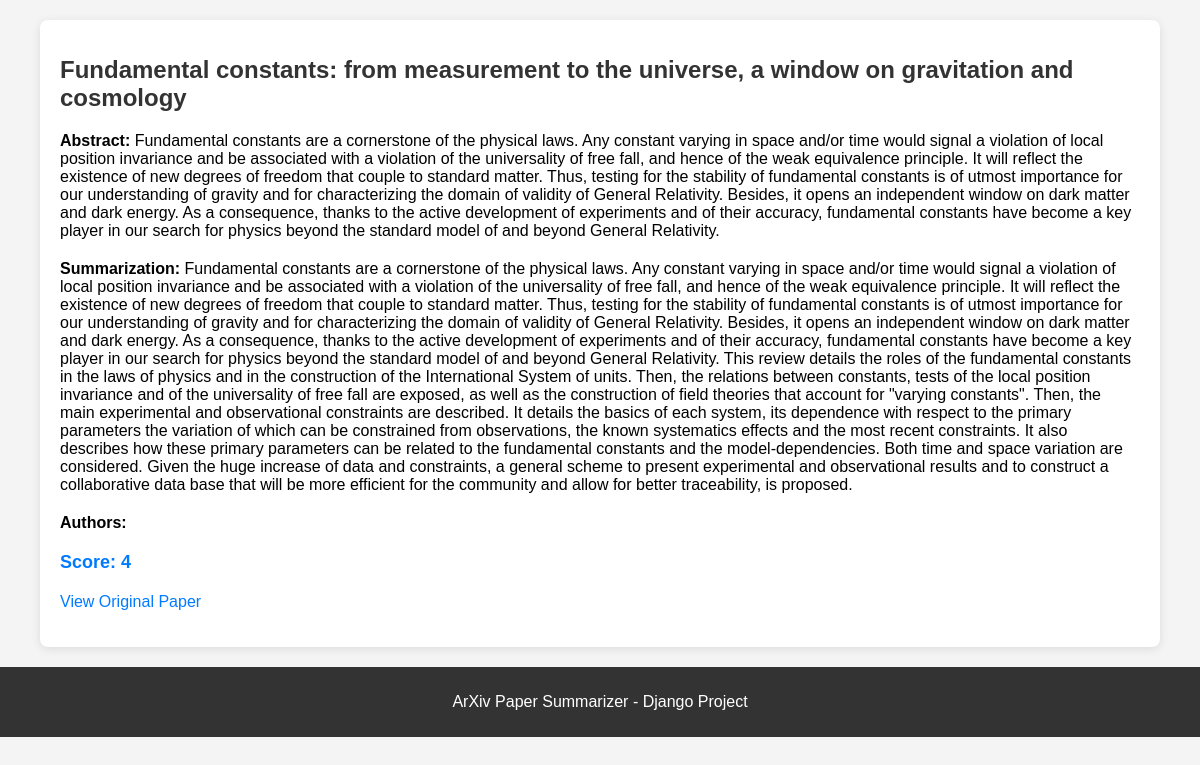
/paper/1/, run on the app's committed database.
### main/models.py (models this page shows)
class Paper(models.Model):
    title = models.CharField(max_length=512, null=False)
    abstract = models.TextField(max_length=8096, null=False)
    summarization = models.TextField(max_length=16192, null=True)
    score = models.IntegerField(null=False, default=0)
    subject = models.ForeignKey(Category, on_delete=models.DO_NOTHING)
    submitted = models.DateField(null=False)
    url = models.TextField(null=False)
    written_by = models.ManyToManyField("Author")

### main/views.py (the view)
# urls.py: path('paper/<int:paper_id>/', views.paper_detail, name='paper_detail'),  # Paper detail page
def paper_detail(request, paper_id):
    paper = get_object_or_404(Paper, id=paper_id)
    return render(request, 'paper.html', {'paper': paper})

### main/templates/paper.html (shortened to what this page needs)
<!DOCTYPE html>
<html lang="en">
<head>
</head>
<body>
    <div class="container">
        <h1>{{ paper.title }}</h1>
        <p class="abstract"><strong>Abstract:</strong> {{ paper.abstract }}</p>
        <p class="summarization"><strong>Summarization:</strong> {{ paper.summarization }}</p>
        <p class="authors"><strong>Authors:</strong>
        </p>
        <p class="score">Score: {{ paper.score }}</p>
        <p><a href="{{ paper.url }}" target="_blank">View Original Paper</a></p>
    </div>
    <footer>
        <p>ArXiv Paper Summarizer - Django Project</p>
    </footer>
</body>
</html>

### main/templates/paper.html (style rules this page uses)
body { font-family: Arial, sans-serif; background-color: #f4f4f4; margin: 0; padding: 0; }
.container { width: 90%; max-width: 1200px; margin: 20px auto; background-color: white; padding: 20px; border-radius: 8px; box-shadow: 0 2px 10px rgba(0, 0, 0, 0.1); }
h1 { color: #333; font-size: 24px; margin-bottom: 20px; }
.abstract, .summarization, .authors { margin-bottom: 20px; }
.score { font-size: 18px; font-weight: bold; color: #007BFF; margin-bottom: 20px; }
a { color: #007BFF; text-decoration: none; }
footer { text-align: center; padding: 10px; background-color: #333; color: white; margin-top: 20px; }

### data on the page
Paper: title "Fundamental constants: from measurement to the universe, a window on gravitation and cosmology", abstract "Fundamental constants are a cornerstone of the physical laws. Any constant varying in space and/or time would signal a violation of local position invariance and be associated with a violation of the universality of free fall, and hence of the weak equivalence principle. It will reflect the existence of new degrees of freedom that couple to standard matter. Thus, testing for the stability of fundamental constants is of utmost importance for our understanding of gravity and for characterizing the domain of validity of General Relativity. Besides, it opens an independent window on dark matter and dark energy. As a consequence, thanks to the active development of experiments and of their…", summarization "Fundamental constants are a cornerstone of the physical laws. Any constant varying in space and/or time would signal a violation of local position invariance and be associated with a violation of the universality of free fall, and hence of the weak equivalence principle. It will reflect the existence of new degrees of freedom that couple to standard matter. Thus, testing for the stability of fundamental constants is of utmost importance for our understanding of gravity and for characterizing the domain of validity of General Relativity. Besides, it opens an independent window on dark matter and dark energy. As a consequence, thanks to the active development of experiments and of their…", score "4"
